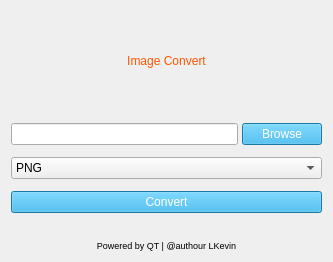
<?xml version="1.0" encoding="UTF-8"?>
<ui version="4.0">
 <class>MainWindow</class>
 <widget class="QMainWindow" name="MainWindow">
  <property name="geometry">
   <rect>
    <x>0</x>
    <y>0</y>
    <width>333</width>
    <height>262</height>
   </rect>
  </property>
  <property name="sizePolicy">
   <sizepolicy hsizetype="Fixed" vsizetype="Fixed">
    <horstretch>0</horstretch>
    <verstretch>0</verstretch>
   </sizepolicy>
  </property>
  <property name="minimumSize">
   <size>
    <width>333</width>
    <height>262</height>
   </size>
  </property>
  <property name="maximumSize">
   <size>
    <width>333</width>
    <height>262</height>
   </size>
  </property>
  <property name="windowTitle">
   <string>MainWindow</string>
  </property>
  <property name="styleSheet">
   <string notr="true">QPushButton
{
	color: white;
	background-color: #27a9e3;

}

QPushButton:hover{background-color: #66c011;}</string>
  </property>
  <widget class="QWidget" name="centralWidget">
   <layout class="QVBoxLayout" name="verticalLayout_2">
    <property name="spacing">
     <number>12</number>
    </property>
    <item>
     <widget class="QLabel" name="label">
      <property name="sizePolicy">
       <sizepolicy hsizetype="Preferred" vsizetype="Preferred">
        <horstretch>0</horstretch>
        <verstretch>0</verstretch>
       </sizepolicy>
      </property>
      <property name="styleSheet">
       <string notr="true">font: 87 22pt &quot;Noto Sans CJK TC Black&quot;;
color: rgb(255, 85, 0);</string>
      </property>
      <property name="text">
       <string>Image Convert</string>
      </property>
      <property name="alignment">
       <set>Qt::AlignCenter</set>
      </property>
     </widget>
    </item>
    <item>
     <layout class="QHBoxLayout" name="horizontalLayout">
      <property name="spacing">
       <number>4</number>
      </property>
      <item>
       <widget class="QLineEdit" name="filePathLineEdit"/>
      </item>
      <item>
       <widget class="QPushButton" name="browseButton">
        <property name="text">
         <string>Browse</string>
        </property>
       </widget>
      </item>
     </layout>
    </item>
    <item>
     <layout class="QVBoxLayout" name="verticalLayout">
      <property name="spacing">
       <number>12</number>
      </property>
      <item>
       <widget class="QComboBox" name="fileFormatComboBox">
        <item>
         <property name="text">
          <string>PNG</string>
         </property>
        </item>
        <item>
         <property name="text">
          <string>JPEG</string>
         </property>
        </item>
        <item>
         <property name="text">
          <string>BMP</string>
         </property>
        </item>
        <item>
         <property name="text">
          <string>WEBP</string>
         </property>
        </item>
       </widget>
      </item>
      <item>
       <widget class="QPushButton" name="convertButton">
        <property name="text">
         <string>Convert</string>
        </property>
       </widget>
      </item>
     </layout>
    </item>
    <item>
     <spacer name="verticalSpacer">
      <property name="orientation">
       <enum>Qt::Vertical</enum>
      </property>
      <property name="sizeType">
       <enum>QSizePolicy::Fixed</enum>
      </property>
      <property name="sizeHint" stdset="0">
       <size>
        <width>20</width>
        <height>15</height>
       </size>
      </property>
     </spacer>
    </item>
    <item>
     <widget class="QLabel" name="label_2">
      <property name="sizePolicy">
       <sizepolicy hsizetype="Preferred" vsizetype="Fixed">
        <horstretch>0</horstretch>
        <verstretch>0</verstretch>
       </sizepolicy>
      </property>
      <property name="font">
       <font>
        <pointsize>7</pointsize>
       </font>
      </property>
      <property name="text">
       <string>Powered by QT | @authour LKevin</string>
      </property>
      <property name="alignment">
       <set>Qt::AlignBottom|Qt::AlignHCenter</set>
      </property>
     </widget>
    </item>
   </layout>
  </widget>
 </widget>
 <layoutdefault spacing="6" margin="11"/>
 <resources/>
 <connections/>
</ui>
